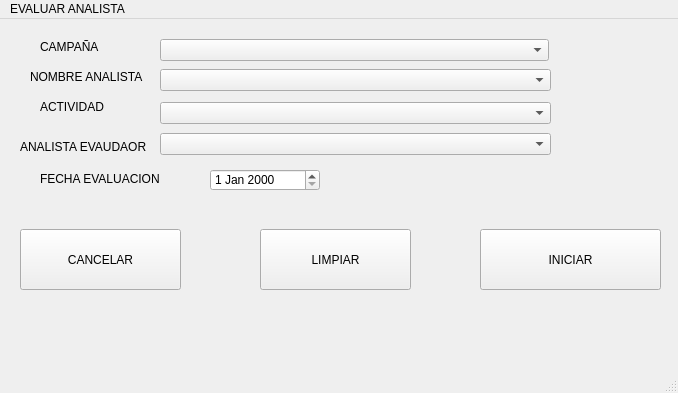
<?xml version="1.0" encoding="UTF-8"?>
<ui version="4.0">
 <class>MainWindow</class>
 <widget class="QMainWindow" name="MainWindow">
  <property name="geometry">
   <rect>
    <x>0</x>
    <y>0</y>
    <width>678</width>
    <height>393</height>
   </rect>
  </property>
  <property name="windowTitle">
   <string>MainWindow</string>
  </property>
  <widget class="QWidget" name="centralwidget">
   <widget class="QPushButton" name="go">
    <property name="geometry">
     <rect>
      <x>480</x>
      <y>210</y>
      <width>181</width>
      <height>61</height>
     </rect>
    </property>
    <property name="text">
     <string>INICIAR</string>
    </property>
   </widget>
   <widget class="QPushButton" name="cancel">
    <property name="geometry">
     <rect>
      <x>20</x>
      <y>210</y>
      <width>161</width>
      <height>61</height>
     </rect>
    </property>
    <property name="text">
     <string>CANCELAR</string>
    </property>
   </widget>
   <widget class="QLabel" name="name_ejecutiv">
    <property name="geometry">
     <rect>
      <x>30</x>
      <y>50</y>
      <width>121</width>
      <height>16</height>
     </rect>
    </property>
    <property name="text">
     <string>NOMBRE ANALISTA</string>
    </property>
   </widget>
   <widget class="QLabel" name="campaa">
    <property name="geometry">
     <rect>
      <x>40</x>
      <y>20</y>
      <width>81</width>
      <height>16</height>
     </rect>
    </property>
    <property name="text">
     <string>CAMPAÑA</string>
    </property>
   </widget>
   <widget class="QLabel" name="activity">
    <property name="geometry">
     <rect>
      <x>40</x>
      <y>80</y>
      <width>91</width>
      <height>16</height>
     </rect>
    </property>
    <property name="text">
     <string>ACTIVIDAD</string>
    </property>
   </widget>
   <widget class="QLabel" name="evalua">
    <property name="geometry">
     <rect>
      <x>20</x>
      <y>120</y>
      <width>141</width>
      <height>16</height>
     </rect>
    </property>
    <property name="text">
     <string>ANALISTA EVAUDAOR</string>
    </property>
   </widget>
   <widget class="QDateEdit" name="evaluation_date">
    <property name="geometry">
     <rect>
      <x>210</x>
      <y>150</y>
      <width>110</width>
      <height>22</height>
     </rect>
    </property>
   </widget>
   <widget class="QLabel" name="evaluation_date_2">
    <property name="geometry">
     <rect>
      <x>40</x>
      <y>150</y>
      <width>121</width>
      <height>20</height>
     </rect>
    </property>
    <property name="text">
     <string>FECHA EVALUACION</string>
    </property>
   </widget>
   <widget class="QWidget" name="layoutWidget">
    <property name="geometry">
     <rect>
      <x>160</x>
      <y>80</y>
      <width>391</width>
      <height>61</height>
     </rect>
    </property>
    <layout class="QVBoxLayout" name="verticalLayout">
     <item>
      <widget class="QComboBox" name="activity_2"/>
     </item>
     <item>
      <widget class="QComboBox" name="analista_calidad"/>
     </item>
    </layout>
   </widget>
   <widget class="QComboBox" name="campania">
    <property name="geometry">
     <rect>
      <x>160</x>
      <y>20</y>
      <width>389</width>
      <height>22</height>
     </rect>
    </property>
   </widget>
   <widget class="QComboBox" name="analyst_name">
    <property name="geometry">
     <rect>
      <x>160</x>
      <y>50</y>
      <width>391</width>
      <height>22</height>
     </rect>
    </property>
   </widget>
   <widget class="QPushButton" name="clear_form">
    <property name="geometry">
     <rect>
      <x>260</x>
      <y>210</y>
      <width>151</width>
      <height>61</height>
     </rect>
    </property>
    <property name="text">
     <string>LIMPIAR</string>
    </property>
   </widget>
  </widget>
  <widget class="QMenuBar" name="menubar">
   <property name="geometry">
    <rect>
     <x>0</x>
     <y>0</y>
     <width>678</width>
     <height>26</height>
    </rect>
   </property>
   <widget class="QMenu" name="menuEVALUAR_ANALISTA">
    <property name="title">
     <string>EVALUAR ANALISTA</string>
    </property>
   </widget>
   <addaction name="menuEVALUAR_ANALISTA"/>
  </widget>
  <widget class="QStatusBar" name="statusbar"/>
 </widget>
 <resources/>
 <connections/>
</ui>
